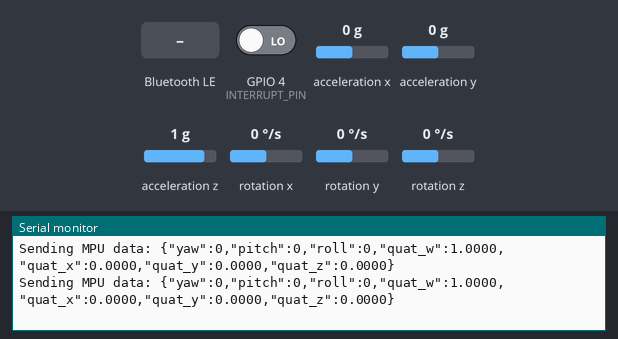
Bench run of a sketch on a simulated ESP32. Shown: the last lines printed to the serial monitor. The inputs (shaded band) are chosen by the test bench; at power-on: rotation z 0 °/s, acceleration x 0 g, acceleration y 0 g, GPIO 4 (INTERRUPT_PIN) LOW, acceleration z 1 g, rotation x 0 °/s, rotation y 0 °/s. The sensor or clock chip raises its interrupt line as the real part does; nothing arrives over Bluetooth unless stated; a phone connects over Bluetooth LE 3 s after start.

Above: at 4.4 s.
4.5 s: Bluetooth LE write "1" received
6.0 s: rotation z set to -192 °/s
At 7.0 s:
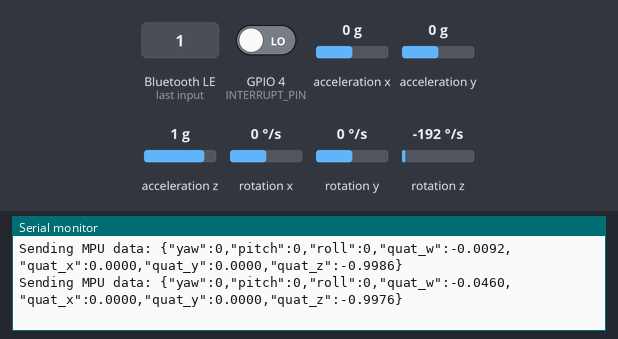
9.0 s: acceleration x set to -1.4 g
At 9.9 s:
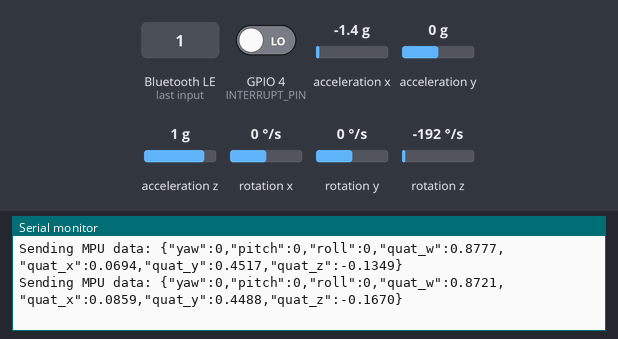
12.0 s: Bluetooth LE write "0" received
13.5 s: acceleration y set to 0.8 g
At 14.2 s:
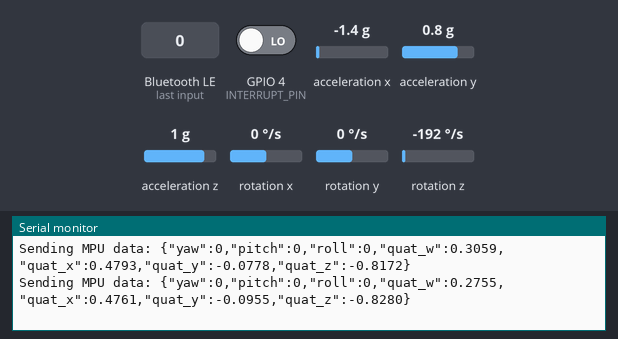
16.5 s: rotation z set to 192 °/s
At 17.6 s:
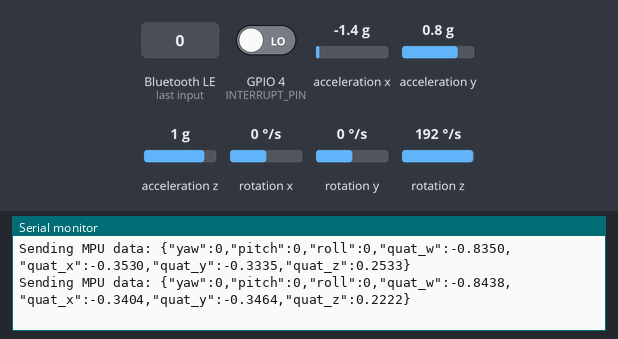
Timing chart, 0 to 19.5 s (numbered marks = the images above; inputs shaded):
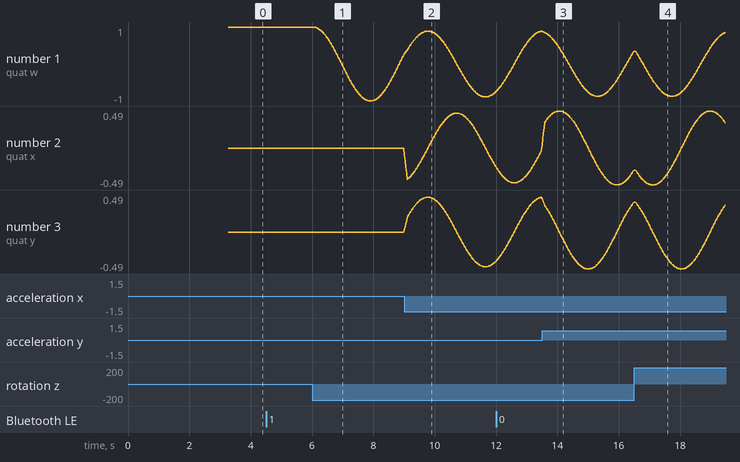

Measured:
- after the input at 6.0 s, the serial monitor: prints a new line at once (image 1)
- plotted number 1: 1 → 0.25 after the input at 6.0 s

The sketch:

BLE-device.ino
```cpp
#include <BLEDevice.h>
#include <BLEUtils.h>
#include <BLEServer.h>
#include <BLE2902.h>
#include <cstdint>
#include <array>
#include <vector>

// Libraries
#include "I2Cdev.h"
#include "MPU6050_6Axis_MotionApps20.h"
#if I2CDEV_IMPLEMENTATION == I2CDEV_ARDUINO_WIRE
    #include "Wire.h"
#endif

#define SERVICE_UUID        "acc0a4a9-f284-4eac-8fa5-d825c55ce64c"
#define CHARACTERISTIC_UUID "fc18c54c-2f23-4c05-84bd-338ca880b786"
#define FEEDBACK_UUID       "58a003c5-9ac0-4e1e-a15b-cdca9fcafec1"

#define INTERRUPT_PIN 4  // MPU INT pin connected to GPIO15 on ESP32
volatile bool mpuInterrupt = false;

void ICACHE_RAM_ATTR dmpDataReady() {
    mpuInterrupt = true;
}

// --- Data Structures ---

struct SensorData {
    Quaternion q;
    float ypr[3];
    bool isValid = false;
};

struct Packet {
    std::vector<uint8_t> data;
};

// --- Pipeline Modules ---

/**
 * 1. Сбор данных (Data Acquisition)
 */
class SensorCollector {
private:
    MPU6050 mpu;
    uint8_t fifoBuffer[64];
    uint16_t packetSize;
    bool dmpReady = false;

public:
    bool begin() { // mpu_init
        Wire.begin();
        Wire.setClock(400000); // 400kHz I2C clock
        Serial.println(F("Initializing I2C devices..."));
        mpu.initialize();
        Serial.println(F("Initializing DMP..."));
        uint8_t devStatus = mpu.dmpInitialize();

        // Gyro offsets
        mpu.setXGyroOffset(0);
        mpu.setYGyroOffset(0);
        mpu.setZGyroOffset(0);
        mpu.setZAccelOffset(0);

        if (devStatus == 0) {
            Serial.println(F("Enabling DMP..."));
            mpu.setDMPEnabled(true);

            Serial.println(F("Enabling interrupt detection..."));
            attachInterrupt(digitalPinToInterrupt(INTERRUPT_PIN), dmpDataReady, RISING);
            uint8_t mpuIntStatus = mpu.getIntStatus();

            Serial.println(F("DMP ready! Waiting for first interrupt..."));
            dmpReady = true;
            packetSize = mpu.dmpGetFIFOPacketSize();
            return true;
        }
        Serial.print(F("DMP Initialization failed (code "));
        Serial.print(devStatus);
        Serial.println(F(")"));
        return false;
    }

    void calibrate(Quaternion& qCal) {
        Serial.println("DMP stabilization (~2 sec)...");
        mpu.resetFIFO();
        delay(2000); // даём время фильтру в DMP стабилизироваться
        Serial.println("Calibrating zero position. DO NOT MOVE...");
        Quaternion q;
        float sumW = 0, sumX = 0, sumY = 0, sumZ = 0;
        int count = 0;
        const int need = 100;
        unsigned long start = millis();
        mpu.resetFIFO(); // чистим перед стартом
        while (count < need && millis() - start < 3000) {
          if (mpuInterrupt || mpu.getFIFOCount() >= packetSize) {
            mpuInterrupt = false;
            // Если накопилось много пакетов — сбрасываем старые, читаем только свежий
            while (mpu.getFIFOCount() >= packetSize * 2) {
              mpu.getFIFOBytes(fifoBuffer, packetSize);
            }
            mpu.getFIFOBytes(fifoBuffer, packetSize);
            mpu.dmpGetQuaternion(&q, fifoBuffer);
            sumW += q.w; sumX += q.x; sumY += q.y; sumZ += q.z;
            count++;
            if (count % 20 == 0) Serial.print(".");
          }
          yield(); // не блокируем WiFi/BLE на ESP32
        }
        if (count > 0) {
          // Усредняем и нормализуем
          q.w = sumW / count; q.x = sumX / count; q.y = sumY / count; q.z = sumZ / count;
          float norm = sqrt(q.w*q.w + q.x*q.x + q.y*q.y + q.z*q.z);
          q.w /= norm; q.x /= norm; q.y /= norm; q.z /= norm;
          // Сохраняем ОБРАТНЫЙ (сопряжённый) кватернион: qCal = q^{-1}
          // Для единичного кватерниона: q^{-1} = (w, -x, -y, -z)
          qCal.w =  q.w;
          qCal.x = -q.x;
          qCal.y = -q.y;
          qCal.z = -q.z;
          Serial.println("\nCalibration done. qCal stored.");
        } else {
          Serial.println("\nCalibration FAILED!");
        }
    }

    bool collect(SensorData& outData) {
        if (!dmpReady) return false;
        uint16_t fifoCount = mpu.getFIFOCount();

        if (!mpuInterrupt && fifoCount < packetSize) {
          delay(10);
          return false;
        }

        mpuInterrupt = false;
        uint8_t mpuIntStatus = mpu.getIntStatus();

        if (fifoCount > packetSize * 2) {
            mpu.resetFIFO();
            return false;
        }
        if ((mpuIntStatus & 0x10) || fifoCount == 1024) {
          mpu.resetFIFO();
          // TODO think about it
          // Serial.println(F("FIFO overflow!"));
          return false;
        }
        if (!(mpuIntStatus & 0x02)) return false;

        while (fifoCount < packetSize) fifoCount = mpu.getFIFOCount();

        mpu.getFIFOBytes(fifoBuffer, packetSize);

        fifoCount -= packetSize;

        mpu.dmpGetQuaternion(&outData.q, fifoBuffer);
        // mpu.dmpGetYawPitchRoll
        outData.isValid = true;
        return true;
    }
};

/**
 * 2. Фильтрация (Sensor Fusion)
 */
class SensorFusion {
public:
    void process(SensorData& data, const Quaternion& qCal) {
        // Здесь происходит применение qCal для получения относительных углов
        pass_fusion_logic(data, qCal);
    }

private:
    void pass_fusion_logic(SensorData& data, const Quaternion& qCal) {
        // Вычисляем относительный кватернион: qRel = qCal * q_current
        // qCal уже хранит обратный (conjugate) от калибровочного момента
        Quaternion qRel;
        Quaternion q = data.q;
        qRel.w = qCal.w*q.w - qCal.x*q.x - qCal.y*q.y - qCal.z*q.z;
        qRel.x = qCal.w*q.x + qCal.x*q.w + qCal.y*q.z - qCal.z*q.y;
        qRel.y = qCal.w*q.y - qCal.x*q.z + qCal.y*q.w + qCal.z*q.x;
        qRel.z = qCal.w*q.z + qCal.x*q.y - qCal.y*q.x + qCal.z*q.w;
        // Из относительного кватерниона получаем углы
        // mpu.dmpGetGravity(&gravity, &qRel);
        // mpu.dmpGetYawPitchRoll(ypr, &qRel, &gravity);
        data.q = qRel;
    }
};

/**
 * 3. Усреднение (Moving Average)
 */
class MovingAverage {
private:
    static const int WINDOW_SIZE = 5;
    std::vector<SensorData> window;

public:
    void add(const SensorData& data) {
        if (window.size() >= WINDOW_SIZE) window.erase(window.begin());
        window.push_back(data);
    }

    SensorData getAverage() {
        if (window.empty()) return SensorData();

        SensorData avg;
        float sw = 0, sx = 0, sy = 0, sz = 0;
        for (const auto& d : window) {
            sw += d.q.w; sx += d.q.x; sy += d.q.y; sz += d.q.z;
        }
        avg.q.w = sw / window.size();
        avg.q.x = sx / window.size();
        avg.q.y = sy / window.size();
        avg.q.z = sz / window.size();
        avg.isValid = true;
        return avg;
    }
};

/**
 * 4. Сериализация (Serialization)
 */
class Serializer {
public:
    Packet pack(const SensorData& data) {
        String sensorData = "{\"yaw\":" + String(0, 2) +
                            ",\"pitch\":" + String(0, 2) +
                            ",\"roll\":" + String(0, 2) +
                            ",\"quat_w\":" + String(data.q.w, 4) +
                            ",\"quat_x\":" + String(data.q.x, 4) +
                            ",\"quat_y\":" + String(data.q.y, 4) +
                            ",\"quat_z\":" + String(data.q.z, 4) + "}";
        Serial.print("Sending MPU data: ");
        Serial.println(sensorData.c_str());

        Packet p;
        // Упаковка в 16 байт (4 float)
        struct QuatPacket { float w, x, y, z; } pkt;
        pkt.w = data.q.w; pkt.x = data.q.x; pkt.y = data.q.y; pkt.z = data.q.z;

        uint8_t* bytePtr = reinterpret_cast<uint8_t*>(&pkt);
        p.data.assign(bytePtr, bytePtr + sizeof(pkt));
        return p;
    }
};

/**
 * 5. Передача (Wireless Transmission)
 */
class BLETransmitter {
private:
    BLECharacteristic* pCharacteristic;
    BLECharacteristic* pFeedback;

public:
    void begin(BLECharacteristic* characteristic, BLECharacteristic* feedback) {
        pCharacteristic = characteristic;
        pFeedback = feedback;
    }

    void transmit(const Packet& packet) {
        pCharacteristic->setValue(packet.data.data(), packet.data.size());
        pCharacteristic->notify();
    }
};

/**
 * Асинхронная обработка обратной связи (Feedback Handler)
 */
class FeedbackHandler {
public:
    // Эта функция должна запускаться в отдельной задаче (FreeRTOS Task)
    void asyncProcess() {
        // Ожидание входящих данных через callback или опрос
        // В ESP32 это делается через BLE Characteristic Callbacks
    }
};

// --- Main Application Controller ---

class Controller {
private:
    SensorCollector collector;
    SensorFusion fusion;
    MovingAverage averager;
    Serializer serializer;
    BLETransmitter transmitter;
    FeedbackHandler feedback;

    Quaternion qCal;
    BLECharacteristic* pChar;
    BLECharacteristic* pFeedb;

public:
    void setup(BLECharacteristic* characteristic, BLECharacteristic* feedback) {
        pChar = characteristic;
        pFeedb = feedback;
        transmitter.begin(pChar, feedback);

        if (!collector.begin()) {
            Serial.println("Sensor init failed!");
            return;
        }

        collector.calibrate(qCal);
        Serial.println("Pipeline Ready.");
    }

    void run() {
        static unsigned long lastRun = 0;
        const unsigned long interval = 20; // 20ms = 50Hz.
        unsigned long now = millis();
        if (now - lastRun < interval) return;
        lastRun = now;

        SensorData rawData;

        // 1. Сбор
        if (collector.collect(rawData)) // get Quaternion
        {
            // 2. Фильтрация
            fusion.process(rawData, qCal); // qCal treatment

            // 3. Усреднение
            averager.add(rawData);
            SensorData smoothData = averager.getAverage();

            // 4. Сериализация
            Packet packet = serializer.pack(smoothData); // pack Quaternion

            // 5. Передача
            transmitter.transmit(packet); // send packet
        }
    }

    void handleFeedback() {
        feedback.asyncProcess();
    }
};

// --- Global Objects & Boilerplate ---

Controller app;
BLECharacteristic* globalChar;
BLECharacteristic* globalFeedb;

// BLE Callback для асинхронной обратной связи
class MyCallbacks: public BLECharacteristicCallbacks {
    void onWrite(BLECharacteristic *pFeedback) {
        Serial.println("Feedback received!");
    }
};

void setup() {
    Serial.begin(115200);

    // BLE Setup
    BLEDevice::init("ESP32-MPU6050-BLE");
    BLEServer *pServer = BLEDevice::createServer();
    Serial.println("Server created");

    BLEService *pService = pServer->createService(SERVICE_UUID);
    Serial.println("Service created");

    globalChar = pService->createCharacteristic(
        CHARACTERISTIC_UUID,
        BLECharacteristic::PROPERTY_READ |
        BLECharacteristic::PROPERTY_NOTIFY
    );
    globalChar->setValue("Ready");
    Serial.println("Characteristic created");

    globalFeedb = pService->createCharacteristic(
        FEEDBACK_UUID,
        BLECharacteristic::PROPERTY_READ |
        BLECharacteristic::PROPERTY_NOTIFY |
        BLECharacteristic::PROPERTY_WRITE
    );
    globalFeedb->setValue("Ready");

    globalFeedb->setCallbacks(new MyCallbacks()); // ???
    pService->start();
    Serial.println("Service started");

    // BLEDevice::getAdvertising()->start();
    BLEAdvertising *pAdvertising = BLEDevice::getAdvertising();
    pAdvertising->addServiceUUID(SERVICE_UUID);
    pAdvertising->setScanResponse(true);
    pAdvertising->setMinPreferred(0x06);
    pAdvertising->setMinPreferred(0x12);

    BLEDevice::startAdvertising();
    Serial.println("BLE Peripheral is now discoverable!");
    Serial.println("Device Name: ESP32-MPU6050-BLE");

    // Start App
    // 1) mpu_init
    // 2) calibrate
    app.setup(globalChar, globalFeedb);
}

void loop() {
    app.run();
    // В ESP32 loop() не должен блокироваться,
    // чтобы работали системные задачи Wi-Fi/BLE
    delay(10);
}
```
